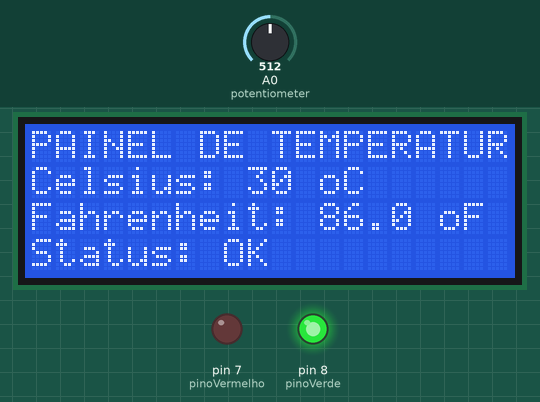
The sketch below on a simulated Arduino Uno, built with avr-gcc and run on an emulated ATmega328P. On the bench: 20×4 character LCD, output pins drawn as LEDs (lit = HIGH). The inputs (shaded band) are chosen by the test bench; at power-on: A0 (potentiometer) = 512.

Above: at 1.2 s.
1.3 s: A0 (potentiometer) set to 716
At 2.0 s:
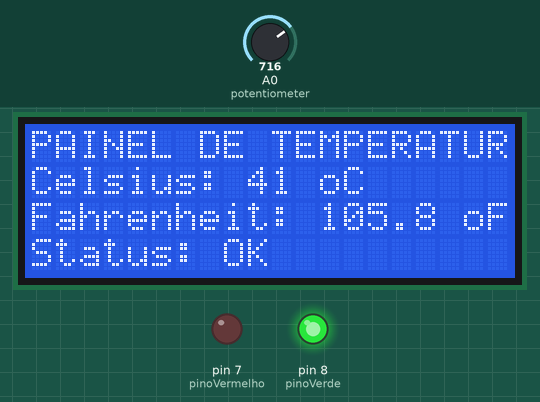
2.9 s: A0 (potentiometer) set to 900
At 4.1 s:
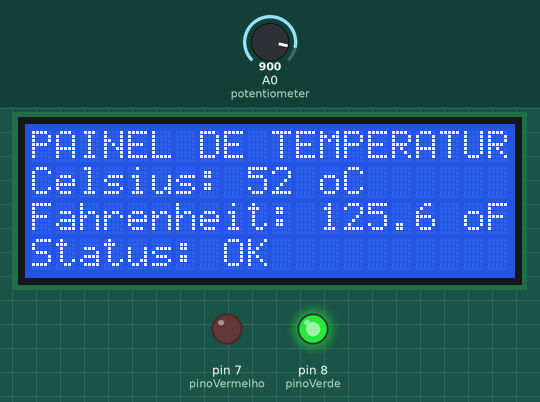
4.4 s: A0 (potentiometer) set to 1023
At 5.0 s:
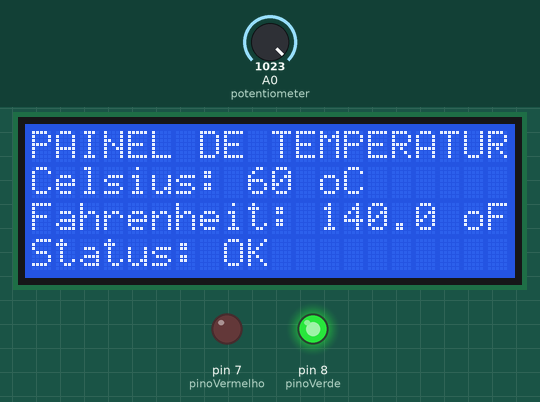
5.9 s: A0 (potentiometer) set to 658
At 7.4 s:
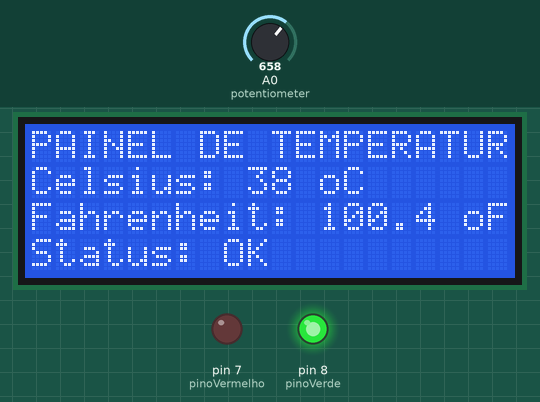
8.9 s: A0 (potentiometer) set to 631
At 10.4 s:
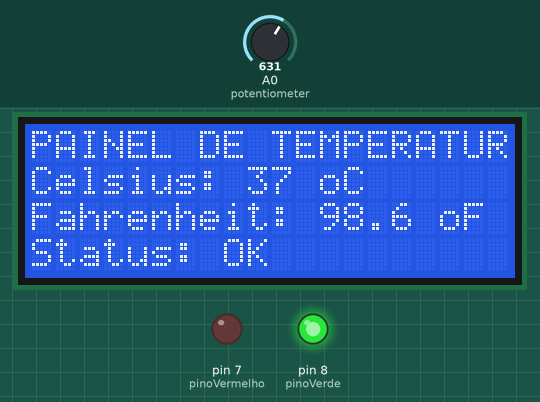
Timing chart, 0 to 11.5 s (numbered marks = the images above; inputs shaded):
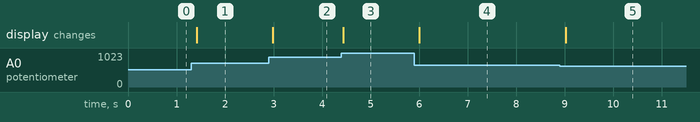

Measured:
- after the input at 1.3 s, the display: changes after 0.11 s (image 1)
- after the input at 2.9 s, the display: changes after 0.08 s (image 2)
- after the input at 4.4 s, the display: changes at once (image 3)
- after the input at 5.9 s, the display: changes after 0.10 s (image 4)
- after the input at 8.9 s, the display: changes after 0.12 s (image 5)

The sketch:

conversao_temperatura.ino
```cpp
// Faculdade de Tecnologia SENAI Porto Alegre
// Disciplina: Programação Básica
// Experimento 01: Monitor Térmico das Baterias (VoltLog - LCD 20x4)
//
// IMPORTANTE: Preencha seu nome e a data de realização abaixo:
// Aluno: <PREENCHA SEU NOME COMPLETO AQUI>  Data: DD/MM/AAAA
//
// -----------------------------------------------------------------------------
// APRESENTAÇÃO E CONTEXTO:
// Na VoltLog, startup de logística urbana inteligente, os utilitários de entrega
// elétricos utilizam bancos de baterias de íons de lítio que geram muito calor sob carga.
// Para evitar degradação e riscos de incêndio (thermal runaway), o painel eletrônico
// da cabine do motorista (IHM) monitora constantemente a temperatura das células.
//
// ETAPAS DE DESENVOLVIMENTO:
// - ETAPA 1 (Intermediária):
//   1. Configure os pinos digitais dos LEDs de alarme físico como saídas.
//   2. Leia o sensor de temperatura analógico em A0 (representado pelo potenciômetro).
//   3. Converta a leitura (0-1023) para Celsius (0-60 °C) usando a função map().
//   4. Calcule o equivalente em Fahrenheit usando a fórmula física (F = C * 1.8 + 32).
//   5. Imprima Celsius e Fahrenheit no LCD 20x4 do painel do motorista.
//   *(Nesta etapa, o uso de lcd.clear() causará oscilação/flicker na tela).*
//
// - ETAPA 2 (Final - Desafio):
//   1. Elimine o flicker escrevendo os rótulos estáticos no setup() de uma única vez.
//      -> Linha 0: "PAINEL DE TEMPERATURA"
//      -> Linha 1: "Celsius:       oC"
//      -> Linha 2: "Fahrenheit:    oF"
//      -> Linha 3: "Status: "
//   2. No loop(), envolva toda a escrita do display e controle dos LEDs dentro de
//      uma condição 'if' que verifica se o valor atual de 'tempC' mudou em relação
//      a 'ultimoTempC' (Filtro de Estado).
//   3. Lógica de Alarme da Bateria: se a temperatura atingir 40 °C ou mais:
//      -> Acenda o LED Vermelho, apague o LED Verde e exiba "ALERTA" no LCD.
//      -> Caso contrário (temperatura segura), mantenha o LED Verde aceso, LED Vermelho
//         apagado e exiba "OK" no LCD.
//   4. Limpe o espaço numérico com espaços em branco ("    ") antes de imprimir
//      novos números para evitar resíduos numéricos antigos na tela.
// -----------------------------------------------------------------------------
// 🧠 REFLEXÃO TÉCNICA (Obrigatório):
// As perguntas desta atividade devem ser respondidas no arquivo 'folha_respostas.md'.
// Preencha suas respostas lá e garanta que o arquivo esteja na entrega final.
// -----------------------------------------------------------------------------

#include <LiquidCrystal.h>

// Inicializa o display LCD nos pinos do Arduino: RS, Enable, D4, D5, D6, D7
LiquidCrystal LCD(12, 11, 5, 4, 3, 2);

// Variáveis globais de estado (usadas na Etapa 2)
int ultimoTempC = -1;
int pinoVermelho = 7;
int pinoVerde = 8;

void setup() {
  // Inicializa o LCD configurando a resolução para 20 colunas e 4 linhas
  LCD.begin(20, 4);

  // Configure os pinos digitais dos LEDs de alarme como saídas.
  pinMode(pinoVermelho, OUTPUT);
  pinMode(pinoVerde, OUTPUT);

  // Liga o LED Verde e apaga o LED Vermelho por padrão ao ligar o painel
  digitalWrite(pinoVerde, HIGH);
  digitalWrite(pinoVermelho, LOW);

  // ---------------------------------------------------------------------------
  // [INSTRUÇÃO ETAPA 2: Display Sem Tremulação (No-Flicker)]
  // Escrever textos estáticos no setup() evita que a tela pisque a cada ciclo.
  // TODO: Ao implementar a Etapa 2, descomente as 8 linhas abaixo:
  // ---------------------------------------------------------------------------
  // LCD.setCursor(0, 0);
  // LCD.print("PAINEL DE TEMPERATURA");
  // LCD.setCursor(0, 1);
  // LCD.print("Celsius:       oC");
  // LCD.setCursor(0, 2);
  // LCD.print("Fahrenheit:    oF");
  // LCD.setCursor(0, 3);
  // LCD.print("Status: ");
}

void loop() {
  // 1. Leitura analógica do potenciômetro (sensor de temperatura no pino A0)
  int potenciometro = analogRead(A0);

  // 2. Mapeamento de escala: converte a leitura analógica (0-1023) para Celsius (0-60)
  int tempC = map(potenciometro, 0, 1023, 0, 60);

  // 3. Conversão física: calcula a temperatura correspondente em Fahrenheit
  float tempF = tempC * 1.8 + 32.0;

  // ===========================================================================
  // [CÓDIGO ATIVO] ETAPA 1: PAINEL SIMPLES (COM TREMULAÇÃO / FLICKER)
  // Este bloco funciona imediatamente ao iniciar o simulador. Ele limpa e
  // reescreve todo o LCD a cada 100ms, fazendo a tela piscar.
  // ---------------------------------------------------------------------------
  // TODO: Quando for fazer a Etapa 2 (Módulo Sem Tremulação e com Alertas):
  // Comente as linhas da Etapa 1 abaixo (coloque '//' no início de cada linha).
  // ===========================================================================

  LCD.clear();

  LCD.setCursor(0, 0);
  LCD.print("PAINEL DE TEMPERATURA");

  LCD.setCursor(0, 1);
  LCD.print("Celsius: ");
  LCD.print(tempC);
  LCD.print(" oC");

  LCD.setCursor(0, 2);
  LCD.print("Fahrenheit: ");
  LCD.print(tempF, 1);
  LCD.print(" oF");

  LCD.setCursor(0, 3);
  LCD.print("Status: OK");

  // ===========================================================================
  // [CÓDIGO INATIVO] ETAPA 2: PAINEL PROFISSIONAL (NO-FLICKER E ALARME DE LED)
  // ---------------------------------------------------------------------------
  // TODO: Para ativar o painel profissional sem flicker e com os LEDs ativos:
  // 1. Remova as marcas de comentário de bloco (/* e */) das linhas abaixo.
  // 2. Complete o código onde há marcações "COMPLETE AQUI".
  // ===========================================================================

  /*
  if (tempC != ultimoTempC) {

    // Atualiza Celsius na coluna 13, linha 1 (limpando resíduos antigos)
    LCD.setCursor(13, 1);
    LCD.print("   ");
    LCD.setCursor(13, 1);
    LCD.print(tempC);

    // Atualiza Fahrenheit na coluna 13, linha 2 (limpando resíduos antigos)
    LCD.setCursor(13, 2);
    LCD.print("     ");
    LCD.setCursor(13, 2);
    LCD.print(tempF, 1);

    // Lógica do Alarme de Temperatura (Limite: 40 °C)
    if (tempC >= 40) {
      // Bateria quente! Acende o vermelho e apaga o verde.
      digitalWrite(pinoVermelho, HIGH);
      // TODO: Apague o LED verde enviando sinal LOW nele:
      // digitalWrite(pinoVerde, ...); // <-- COMPLETE AQUI

      // Imprime "ALERTA" na coluna 8, linha 3
      LCD.setCursor(8, 3);
      LCD.print("ALERTA");
    }
    else {
      // Temperatura segura! Apaga o vermelho e acende o verde.
      // TODO: Apague o LED vermelho enviando sinal LOW nele:
      // digitalWrite(pinoVermelho, ...); // <-- COMPLETE AQUI
      digitalWrite(pinoVerde, HIGH);

      // Imprime "OK    " na coluna 8, linha 3 (espaços em branco apagam a palavra ALERTA anterior)
      LCD.setCursor(8, 3);
      LCD.print("OK    ");
    }

    // Atualiza o estado anterior para a próxima comparação
    ultimoTempC = tempC;
  }
  */

  delay(100); // Pausa de estabilidade
}
```
